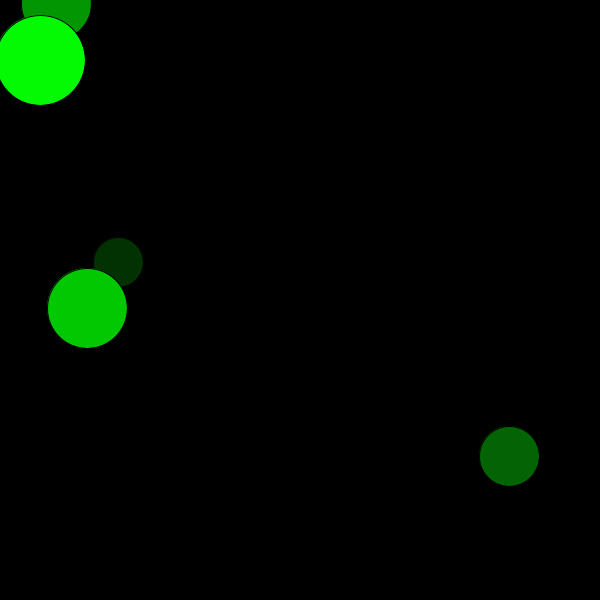
Frame 1 (no input)
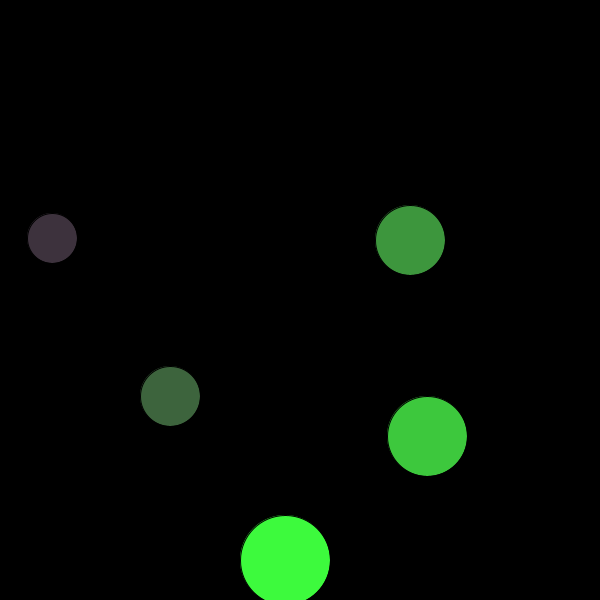
Frame 60 (the mouse pressed at the canvas centre just before this capture)
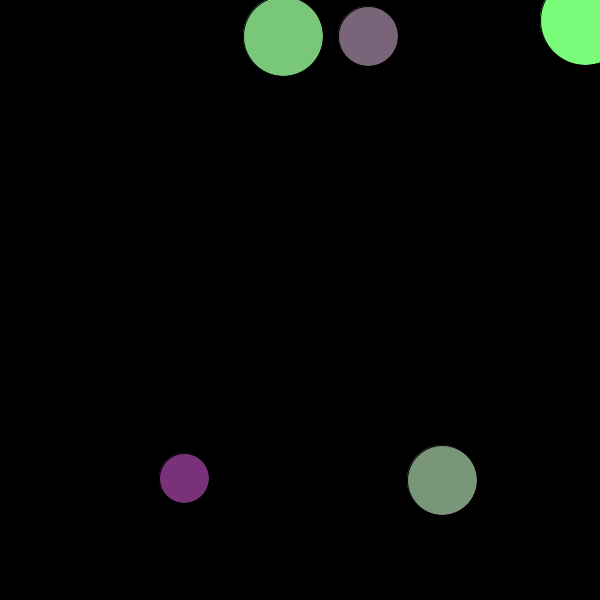
Frame 120 (the mouse held since frame 60 and released just before this capture)

The Processing sketch that drew these frames (run headless with seeded random() and noise(); from frame 60 on, the mouse is pressed at the canvas centre):

// Processing sketch: processing_50649
// ── processing_50649.pde

int X;
int Y;
int X2;
int Y2;
int X3;
int Y3;
int X4;
int Y4;
int X5;
int Y5;
int directionX;
int directionY;
int directionX2;
int directionY2;
int directionX3;
int directionY3;
int directionX4;
int directionY4;
int directionX5;
int directionY5;
int colorValue;

//runs once
void setup(){
  size (600, 600);
  X = 100;
  Y = 250;
  X2 = 500;
  Y2 = 450;
  X3 = 50;
  Y3 = 0;
  X4 = 75;
  Y4 = 300;
  X5 = 25;
  Y5 = 50;
  colorValue = (1);
  
  directionX = 6;
  directionY = 6;
  directionX2 = 3;
  directionY2 = 3;
  directionX3 = 2;
  directionY3 = 2;
  directionX4 = 4;
  directionY4 = 4;
  directionX5 = 5;
  directionY5 = 5;
}


//runs every frame
void draw(){
  background(0);
  
  X += directionX;
  Y += directionY;
  X2 += directionX2;
  Y2 += directionY2;
  X3 += directionX3;
  Y3 += directionY3;
  X4 += directionX4;
  Y4 += directionY4;
  X5 += directionX5;
  Y5 += directionY5;

fill (colorValue);
colorValue++;

if(colorValue >255){
   colorValue = 24;
}

//first ball  
  if(Y > 600){
     directionY = -6;
  }   
  
  Y += directionY;
  if(Y < 0){
     directionY = 6;
  }  
  
  X += directionX;
  if(X > 600){
     directionX = -6;
  }   
  
  X += directionX;
  if(X < 0){
     directionX = 6;
  }  

//second ball
  if(Y2 > 600){
     directionY2 = -3;
  }   
  
  Y2 += directionY2;
  if(Y2 < 0){
     directionY2 = 3;
  }  
  
  X2 += directionX2;
  if(X2 > 600){
     directionX2 = -3;
  }   
  
  X2 += directionX2;
  if(X2 < 0){
     directionX2 = 3;
  }  
  
//third ball
if(Y3 > 600){
     directionY3 = -2;
  }   
  
  Y3 += directionY3;
  if(Y3 < 0){
     directionY3 = 2;
  }  
  
  X3 += directionX3;
  if(X3 > 600){
     directionX3 = -2;
  }   
  
  X3 += directionX3;
  if(X3 < 0){
     directionX3 = 2;
  }  
  
//fourth ball
if(Y4 > 600){
     directionY4 = -4;
  }   
  
  Y4 += directionY4;
  if(Y4 < 0){
     directionY4 = 4;
  }  
  
  X4 += directionX4;
  if(X4 > 600){
     directionX4 = -4;
  }   
  
  X4 += directionX4;
  if(X4 < 0){
     directionX4 = 4;
  }  
  
//fifth ball
if(Y5 > 600){
     directionY5 = -5;
  }   
  
  Y5 += directionY5;
  if(Y5 < 0){
     directionY5 = 5;
  }  
  
  X5 += directionX5;
  if(X5 > 600){
     directionX5 = -5;
  }   
  
  X5 += directionX5;
  if(X5 < 0){
     directionX5 = 5;
  }  
  
  smooth();
//ball 1
  fill(colorValue, 50, colorValue);
  //fill(51, 240, 80);
  ellipse(X, Y, 50, 50);
//ball 2  
  fill(colorValue, 100, colorValue);
  //fill(62, 91, 234);
  ellipse(X2, Y2, 60, 60);
//ball 3  
  fill(colorValue, 150, colorValue);
  //fill(219, 234, 62);
  ellipse(X3, Y3, 70, 70);
//ball 4 
  fill(colorValue, 200, colorValue);
  //fill(234, 88, 62);
  ellipse(X4, Y4, 80, 80);
//ball 5 
  fill(colorValue, 250, colorValue);
  //fill(234, 88, 62);
  ellipse(X5, Y5, 90, 90);
}
